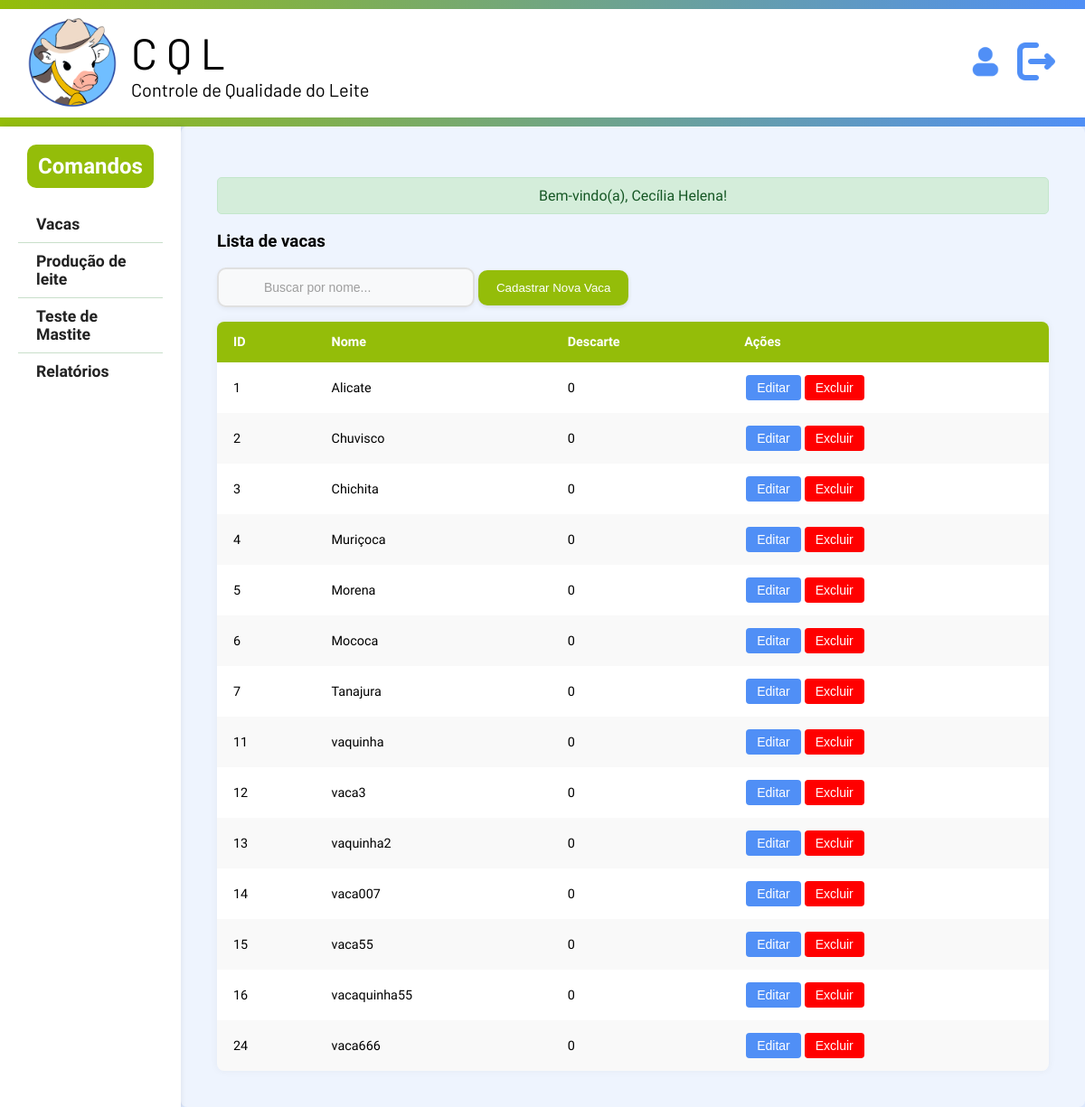
The app's page /FrontEnd/aluno/area_comum_aluno.php (signed in), older data.
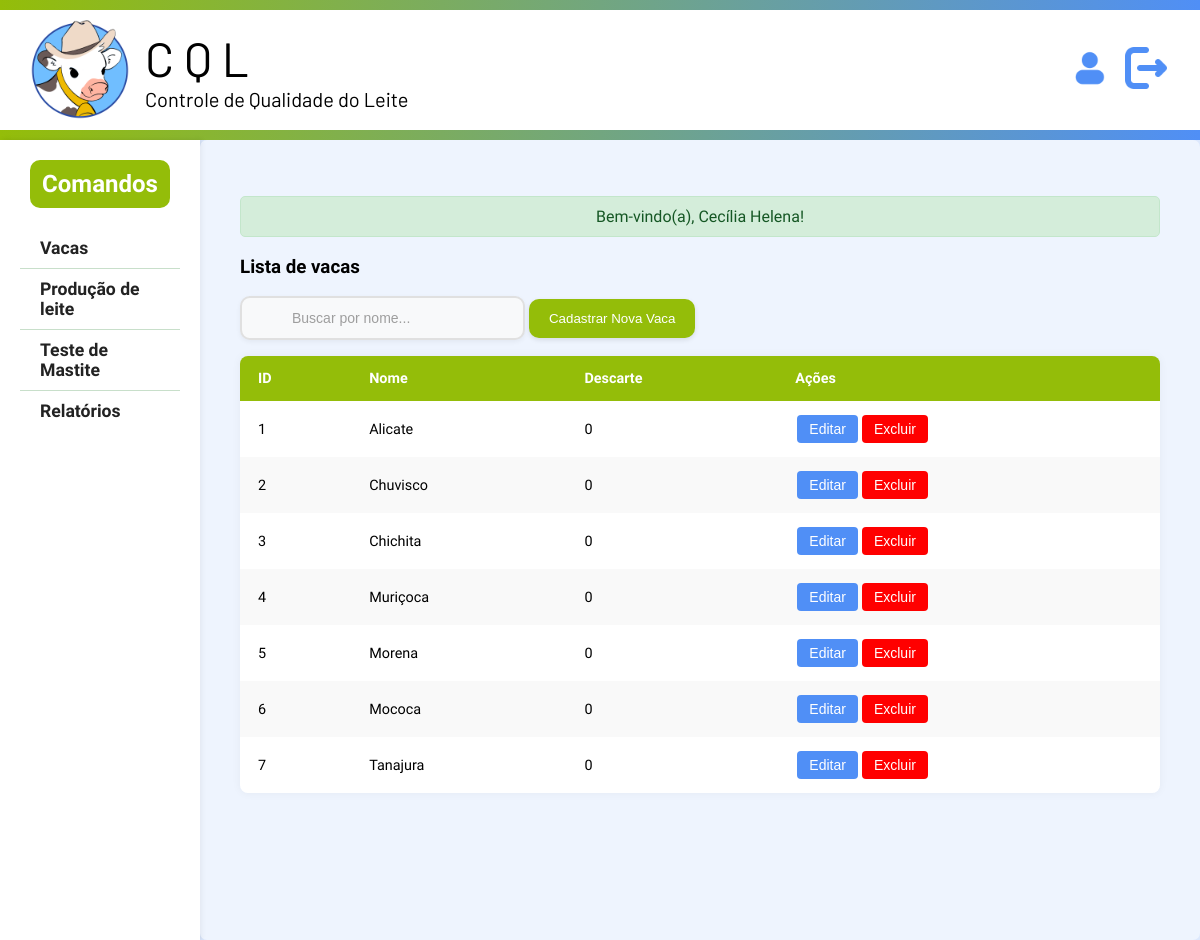
The same page, newer data.
### tables this page shows
CREATE TABLE `vacas` (
  `id_vaca` int(11) NOT NULL,
  `nome` varchar(100) NOT NULL,
  `descarte` tinyint(1) NOT NULL DEFAULT 0
);

### FrontEnd/aluno/area_comum_aluno.php (shortened to what this page needs)
<?php
include("../../BackEnd/gerar_alertas.php")
?>
<!DOCTYPE html>
<html lang="pt-br">
<head>
  <link rel="stylesheet" href="../style/usuarios.css" />
</head>
<body>
  <div class="faixa-decorada"></div>
  <header id="menu">
    <div class="logo-container">
      <img src="../imgs/iconePagPreto.png" alt="Logo do projeto" class="logo" />
      <div class="texto-logo">
        <h1 class="barlow-regular">CQL</h1>
        <h2 class="barlow-regular">Controle de Qualidade do Leite</h2>
      </div>
    </div>
    <div class="caixa-perfil">
      <button id="btnPerfil" title="<?php echo htmlspecialchars($_SESSION['nome'] ?? 'Usuário'); ?>">
        <img src="../imgs/perfil.png" alt="Perfil de <?php echo htmlspecialchars($_SESSION['nome'] ?? 'usuário'); ?>">
      </button>
      <button title="Sair" onclick="if(confirmarSaida()) location.href='../../FrontEnd/logout.php'">
        <img src="../imgs/sair.png" alt="Botão sair">
      </button>
    </div>
  </header>
  <div class="faixa-decorada"></div>
  <main class="painel">
    <nav class="menu-lateral">
      <h2>Comandos</h2>
      <ul>
        <li><a href="#" onclick="mostrarSecao('lista')">Vacas</a></li>
        <li><a href="#" onclick="mostrarSecao('producao')">Produção de leite</a></li>
        <li><a href="#" onclick="mostrarSecao('teste_mastite')">Teste de Mastite</a></li>
        <li><a href="#" onclick="mostrarSecao('relatorios')">Relatórios</a></li>
      </ul>
    </nav>
    <section id="lista" class="conteudo">
      <?php if (isset($_SESSION['mensagem'])): ?>
        <p class="mensagem" role="alert" id="mensagem-global"><?= $_SESSION['mensagem']; ?></p>
        <?php unset($_SESSION['mensagem']);
      endif; ?>
      <h3>Lista de vacas</h3>
      <input type="text" id="buscaVaca" list="vacasNomesDatalist" placeholder="Buscar por nome..."
        oninput="filtrarVacasTabela()" class="input-busca">
      <button onclick="mostrarSecao('cadastro')" class="btn">Cadastrar Nova Vaca</button>
      <table class="tabela" id="id-tabela-vacas">
        <thead>
          <tr>
            <th>ID</th>
            <th>Nome</th>
            <th>Descarte</th>
            <th>Ações</th>
          </tr>
        </thead>
        <tbody>
          <?php require("../../BackEnd/listar_vacas.php") ?>
        </tbody>
      </table>
    </section>
  </main>
</body>
</html>

### BackEnd/listar_vacas.php
<?php
require("conexao.php");
try {
    $stmt = $banco->query("SELECT * FROM vacas");
    $vacas = $stmt->fetchAll(PDO::FETCH_ASSOC);
    if (count($vacas) > 0) {
        foreach ($vacas as $vaca) {
            echo "<tr data-id='{$vaca['id_vaca']}'>";
            echo "<td>{$vaca['id_vaca']}</td>";
            echo "<td class='nome-vaca'>{$vaca['nome']}</td>";
            echo "<td>{$vaca['descarte']}</td>";
            echo "<td class='acoes'>";
            echo "<button class='btn-editar' onclick='editarVaca(this)'>Editar</button>";
            echo "<button class='btn-excluir' onclick='excluirVaca({$vaca['id_vaca']}, this)'>Excluir</button>";
            echo "</td>";
            echo "</tr>";
        }
    } else {
        echo "<tr><td colspan='4'><strong>Nenhuma vaca encontrada</strong></td></tr>";
    }
} catch (PDOException $e) {
    echo "<tr><td colspan='4'><strong>Erro ao carregar vacas: " . $e->getMessage() . "</strong></td></tr>";
}
?>

### FrontEnd/style/usuarios.css (style rules this page uses)
:root { --fonte-padrao: "Barlow Semi Condensed", sans-serif; --cor-header: white; --decoracao-header: linear-gradient(to right, #94BD09, #508FF6); --cor-fundo: rgba(80, 143, 246, 0.2); --cor-destaque1: #94BD09; --cor-destaque2: #508FF6; --cor-botao-excluir: #d32f2fd3; --cor-texto-link-menu: #222; --cor-texto-link-menu-hover: #4a6b4d; --cor-link-ativo-fundo: #4CAF50; --cor-link-ativo-texto: #fff; }
* { box-sizing: border-box; }
body, html { min-height: 100vh; margin: 0; }
body { background-color: var(--cor-fundo); font-family: var(--fonte-padrao); opacity: 0; animation: cairSuave 0.8s ease-out forwards; }
.faixa-decorada { height: 10px; background: var(--decoracao-header); }
header { display: flex; align-items: center; justify-content: space-between; padding: 10px 30px; background-color: var(--cor-header); width: 100%; box-sizing: border-box; gap: 20px; }
.barlow-regular { font-family: "Barlow", sans-serif; font-weight: 400; font-style: normal; }
.logo-container { display: flex; align-items: center; gap: 15px; }
.texto-logo { display: flex; flex-direction: column; text-align: justify; }
.texto-logo h1 { margin: 0; font-size: clamp(28px, 5vw, 48px); letter-spacing: 10px; }
.texto-logo h2 { font-size: clamp(14px, 2vw, 20px); margin: 0; }
.logo-container .logo { object-fit: contain; width: 100px; height: auto; }
.caixa-perfil { position: relative; display: flex; gap: 8px; align-items: center; }
.caixa-perfil button img { width: 48px; height: 48px; }
.painel { display: flex; min-height: 100vh; margin-top: 0; position: relative; }
.menu-lateral { background-color: #fff; padding: 20px; width: 200px; font-size: 1.1em; box-shadow: 2px 0 5px rgba(0,0,0,0.1); }
.menu-lateral h2 { font-size: clamp(18px, 2vw, 24px); margin-bottom: 20px; background-color: var(--cor-destaque1); color: #fff; border-radius: 10px; padding: 10px; text-align: center; margin: 0 10px 20px 10px; }
.menu-lateral ul { list-style: none; padding: 0; margin: 0; }
.menu-lateral a { text-decoration: none; color: var(--cor-texto-link-menu); font-weight: bold; display: block; padding: 10px 20px; transition: background-color 0.2s ease, color 0.2s ease; border-bottom: 1px solid #c8dfca; }
.menu-lateral ul li:last-child a { border-bottom: none; }
.conteudo { flex: 1; display: flex; flex-direction: column; align-items: center; padding: 40px; background-color: rgba(255, 255, 255, 0.5); border-radius: 7px; gap: 10px; margin-left: 0; width: 100%; min-height: 100vh; }
.tabela { width: 100%; border-collapse: separate; border-spacing: 0; margin-top: 16px; font-family: var(--fonte-padrao); font-size: clamp(13px, 1.2vw, 16px); box-shadow: 0 0 10px rgba(0, 0, 0, 0.05); border-radius: 8px; overflow: hidden; }
.tabela thead { background-color: var(--cor-destaque1); color: white; }
.tabela th, .tabela td { padding: 14px 18px; text-align: left; }
.tabela tbody tr:nth-child(even) { background-color: #f9f9f9; }
.tabela tbody tr:nth-child(odd) { background-color: #ffffff; }
.mensagem { background-color: #d4edda; color: #155724; border: 1px solid #c3e6cb; padding: 10px; border-radius: 5px; margin-bottom: 15px; text-align: center; }
.caixa-perfil button { all: unset; cursor: pointer; transition: all 0.3s ease; }
.btn { padding: 12px 20px; background-color:var(--cor-destaque1); color: white; border: none; border-radius: 10px; cursor: pointer; font-weight: 500; transition: all 0.3s ease; box-shadow: 0 2px 5px rgba(0,0,0,0.1); }
.btn-editar, .btn-salvar, .btn-excluir { padding: 6px 12px; border: none; border-radius: 4px; cursor: pointer; font-size: 14px; font-weight: 500; transition: all 0.2s ease; margin: 0 2px; }
.btn-editar { background-color: var(--cor-destaque2); color: white; }
.btn-excluir { background-color: red; color: white; }
.input-busca { flex: 1; max-width: 400px; padding: 12px 50px; font-size: 14px; border: 2px solid #e0e0e0; border-radius: 10px; background-color: #f8f9fa; transition: all 0.3s ease; box-shadow: 0 2px 5px rgba(0,0,0,0.05); }
.input-busca::placeholder { color: #9e9e9e; opacity: 1; }

Row changes from the older to the newer data that the page shows:
removed vacas: id_vaca "11", nome "vaquinha", descarte "0"
removed vacas: id_vaca "12", nome "vaca3", descarte "0"
removed vacas: id_vaca "13", nome "vaquinha2", descarte "0"
removed vacas: id_vaca "14", nome "vaca007", descarte "0"
removed vacas: id_vaca "15", nome "vaca55", descarte "0"
removed vacas: id_vaca "16", nome "vacaquinha55", descarte "0"
removed vacas: id_vaca "24", nome "vaca666", descarte "0"
